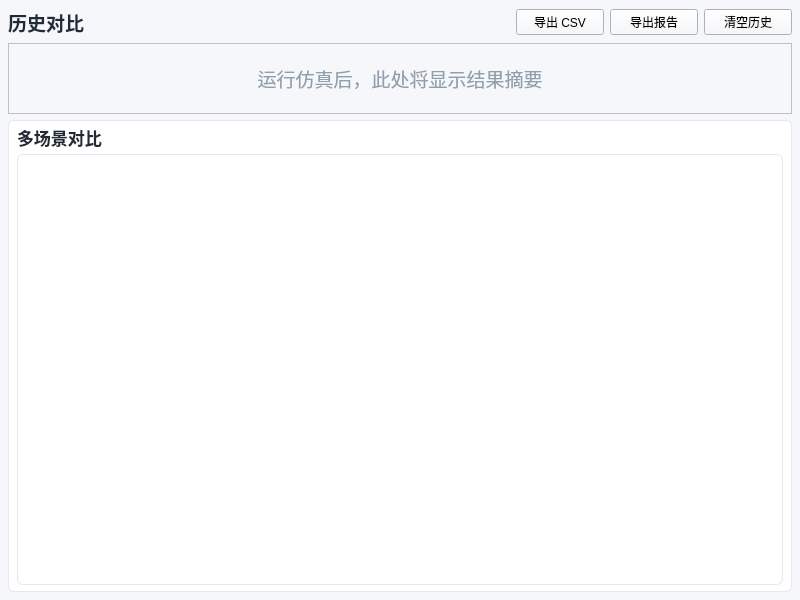
<?xml version="1.0" encoding="UTF-8"?>
<ui version="4.0">
 <class>ResultPanel</class>
 <widget class="QWidget" name="ResultPanel">
  <property name="geometry">
   <rect>
    <x>0</x>
    <y>0</y>
    <width>800</width>
    <height>600</height>
   </rect>
  </property>
  <property name="styleSheet">
   <string notr="true">background-color: #F5F7FA;</string>
  </property>
  <layout class="QVBoxLayout" name="verticalLayout">
   <property name="spacing">
    <number>6</number>
   </property>
   <property name="leftMargin">
    <number>8</number>
   </property>
   <property name="topMargin">
    <number>8</number>
   </property>
   <property name="rightMargin">
    <number>8</number>
   </property>
   <property name="bottomMargin">
    <number>8</number>
   </property>
   <item>
    <layout class="QHBoxLayout" name="toolbarLayout">
     <item>
      <widget class="QLabel" name="titleLabel">
       <property name="font">
        <font>
         <pointsize>14</pointsize>
         <weight>75</weight>
         <bold>true</bold>
        </font>
       </property>
       <property name="styleSheet">
        <string notr="true">color: #212B36; background: transparent; border: none;</string>
       </property>
       <property name="text">
        <string>历史对比</string>
       </property>
      </widget>
     </item>
     <item>
      <spacer name="horizontalSpacer">
       <property name="orientation">
        <enum>Qt::Horizontal</enum>
       </property>
       <property name="sizeHint" stdset="0">
        <size>
         <width>40</width>
         <height>20</height>
        </size>
       </property>
      </spacer>
     </item>
     <item>
      <widget class="QPushButton" name="btnExportCsv">
       <property name="minimumSize">
        <size>
         <width>88</width>
         <height>0</height>
        </size>
       </property>
       <property name="maximumSize">
        <size>
         <width>88</width>
         <height>16777215</height>
        </size>
       </property>
       <property name="text">
        <string>导出 CSV</string>
       </property>
      </widget>
     </item>
     <item>
      <widget class="QPushButton" name="btnExportReport">
       <property name="minimumSize">
        <size>
         <width>88</width>
         <height>0</height>
        </size>
       </property>
       <property name="maximumSize">
        <size>
         <width>88</width>
         <height>16777215</height>
        </size>
       </property>
       <property name="text">
        <string>导出报告</string>
       </property>
      </widget>
     </item>
     <item>
      <widget class="QPushButton" name="btnClear">
       <property name="minimumSize">
        <size>
         <width>88</width>
         <height>0</height>
        </size>
       </property>
       <property name="maximumSize">
        <size>
         <width>88</width>
         <height>16777215</height>
        </size>
       </property>
       <property name="text">
        <string>清空历史</string>
       </property>
      </widget>
     </item>
    </layout>
   </item>
   <item>
    <widget class="QSplitter" name="mainSplitter">
     <property name="orientation">
      <enum>Qt::Vertical</enum>
     </property>
     <property name="styleSheet">
      <string notr="true">QSplitter::handle { background: transparent; height: 6px; }</string>
     </property>
     <widget class="QScrollArea" name="summaryScroll">
      <property name="maximumSize">
       <size>
        <width>16777215</width>
        <height>300</height>
       </size>
      </property>
      <property name="widgetResizable">
       <bool>true</bool>
      </property>
      <widget class="QWidget" name="summaryContainer">
       <property name="geometry">
        <rect>
         <x>0</x>
         <y>0</y>
         <width>782</width>
         <height>298</height>
        </rect>
       </property>
       <property name="styleSheet">
        <string notr="true">background-color: #F5F7FA;</string>
       </property>
       <layout class="QGridLayout" name="summaryGrid">
        <property name="leftMargin">
         <number>2</number>
        </property>
        <property name="topMargin">
         <number>2</number>
        </property>
        <property name="rightMargin">
         <number>2</number>
        </property>
        <property name="bottomMargin">
         <number>2</number>
        </property>
        <property name="spacing">
         <number>6</number>
        </property>
        <item row="0" column="0">
         <widget class="QLabel" name="noDataLabel">
          <property name="font">
           <font>
            <pointsize>14</pointsize>
           </font>
          </property>
          <property name="styleSheet">
           <string notr="true">color: #919EAB; background: transparent; border: none;</string>
          </property>
          <property name="text">
           <string>运行仿真后，此处将显示结果摘要</string>
          </property>
          <property name="alignment">
           <set>Qt::AlignCenter</set>
          </property>
         </widget>
        </item>
       </layout>
      </widget>
     </widget>
     <widget class="QFrame" name="tableFrame">
      <property name="styleSheet">
       <string notr="true">QFrame { background-color: #FFFFFF; border: 1px solid #E4E7EB; border-radius: 6px; }</string>
      </property>
      <layout class="QVBoxLayout" name="verticalLayout_2">
       <property name="spacing">
        <number>4</number>
       </property>
       <property name="leftMargin">
        <number>8</number>
       </property>
       <property name="topMargin">
        <number>4</number>
       </property>
       <property name="rightMargin">
        <number>8</number>
       </property>
       <property name="bottomMargin">
        <number>6</number>
       </property>
       <item>
        <widget class="QLabel" name="tableTitle">
         <property name="font">
          <font>
           <pointsize>13</pointsize>
           <weight>75</weight>
           <bold>true</bold>
          </font>
         </property>
         <property name="styleSheet">
          <string notr="true">color: #212B36; background: transparent; border: none;</string>
         </property>
         <property name="text">
          <string>多场景对比</string>
         </property>
        </widget>
       </item>
       <item>
        <widget class="QTableWidget" name="compareTable">
         <property name="alternatingRowColors">
          <bool>true</bool>
         </property>
         <property name="selectionBehavior">
          <enum>QAbstractItemView::SelectRows</enum>
         </property>
         <attribute name="verticalHeaderVisible">
          <bool>false</bool>
         </attribute>
        </widget>
       </item>
      </layout>
     </widget>
    </widget>
   </item>
  </layout>
 </widget>
 <customwidgets>
  <customwidget>
   <class>_SummarySection</class>
   <extends>QFrame</extends>
   <header>fso_platform.ui.result_panel</header>
  </customwidget>
 </customwidgets>
 <resources/>
 <connections/>
</ui>
